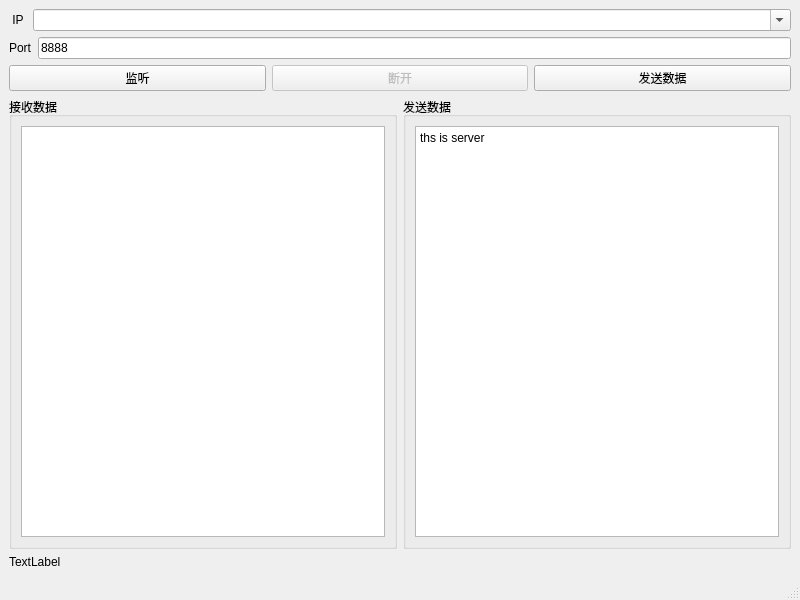
<?xml version="1.0" encoding="UTF-8"?>
<ui version="4.0">
 <class>MainWindow</class>
 <widget class="QMainWindow" name="MainWindow">
  <property name="geometry">
   <rect>
    <x>0</x>
    <y>0</y>
    <width>800</width>
    <height>600</height>
   </rect>
  </property>
  <property name="windowTitle">
   <string>MainWindow</string>
  </property>
  <widget class="QWidget" name="centralwidget">
   <layout class="QVBoxLayout" name="verticalLayout_3">
    <item>
     <layout class="QHBoxLayout" name="horizontalLayout">
      <item>
       <widget class="QLabel" name="label">
        <property name="sizePolicy">
         <sizepolicy hsizetype="Fixed" vsizetype="Preferred">
          <horstretch>0</horstretch>
          <verstretch>0</verstretch>
         </sizepolicy>
        </property>
        <property name="text">
         <string> IP </string>
        </property>
       </widget>
      </item>
      <item>
       <widget class="QComboBox" name="hostCombo">
        <property name="editable">
         <bool>true</bool>
        </property>
       </widget>
      </item>
     </layout>
    </item>
    <item>
     <layout class="QHBoxLayout" name="horizontalLayout_2">
      <item>
       <widget class="QLabel" name="label_2">
        <property name="text">
         <string>Port</string>
        </property>
       </widget>
      </item>
      <item>
       <widget class="QLineEdit" name="portLineEdit">
        <property name="text">
         <string>8888</string>
        </property>
        <property name="maxLength">
         <number>32767</number>
        </property>
       </widget>
      </item>
     </layout>
    </item>
    <item>
     <layout class="QHBoxLayout" name="horizontalLayout_3">
      <item>
       <widget class="QPushButton" name="listenBtn">
        <property name="text">
         <string>监听</string>
        </property>
       </widget>
      </item>
      <item>
       <widget class="QPushButton" name="pushButton_2">
        <property name="enabled">
         <bool>false</bool>
        </property>
        <property name="text">
         <string>断开</string>
        </property>
       </widget>
      </item>
      <item>
       <widget class="QPushButton" name="txDataBtn">
        <property name="text">
         <string>发送数据</string>
        </property>
       </widget>
      </item>
     </layout>
    </item>
    <item>
     <layout class="QHBoxLayout" name="horizontalLayout_4">
      <item>
       <widget class="QGroupBox" name="groupBox">
        <property name="title">
         <string>接收数据</string>
        </property>
        <layout class="QVBoxLayout" name="verticalLayout">
         <item>
          <widget class="QPlainTextEdit" name="rxDataTextEdit"/>
         </item>
        </layout>
       </widget>
      </item>
      <item>
       <widget class="QGroupBox" name="groupBox_2">
        <property name="title">
         <string>发送数据</string>
        </property>
        <layout class="QVBoxLayout" name="verticalLayout_2">
         <item>
          <widget class="QPlainTextEdit" name="txDataTextEdit">
           <property name="plainText">
            <string>ths is server</string>
           </property>
          </widget>
         </item>
        </layout>
       </widget>
      </item>
     </layout>
    </item>
    <item>
     <widget class="QLabel" name="statusLabel">
      <property name="text">
       <string>TextLabel</string>
      </property>
     </widget>
    </item>
   </layout>
  </widget>
  <widget class="QMenuBar" name="menubar">
   <property name="geometry">
    <rect>
     <x>0</x>
     <y>0</y>
     <width>800</width>
     <height>26</height>
    </rect>
   </property>
  </widget>
  <widget class="QStatusBar" name="statusbar"/>
 </widget>
 <resources/>
 <connections/>
</ui>
